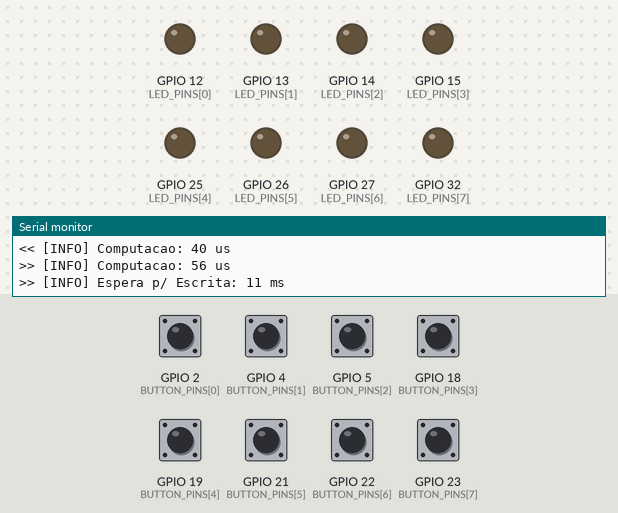
This sketch was run on a simulated ESP32. Shown: output pins drawn as LEDs (lit = HIGH), the last lines printed to the serial monitor. Inputs (shaded band) come from the test bench; at power-on: GPIO 2 (BUTTON_PINS[0]), GPIO 4 (BUTTON_PINS[1]), GPIO 5 (BUTTON_PINS[2]), GPIO 18 (BUTTON_PINS[3]), GPIO 19 (BUTTON_PINS[4]), GPIO 21 (BUTTON_PINS[5]), GPIO 22 (BUTTON_PINS[6]), GPIO 23 (BUTTON_PINS[7]) HIGH.

Above: at 1.2 s.
1.3 s: GPIO 2 (BUTTON_PINS[0]) pulled LOW for 0.15 s
At 1.4 s:
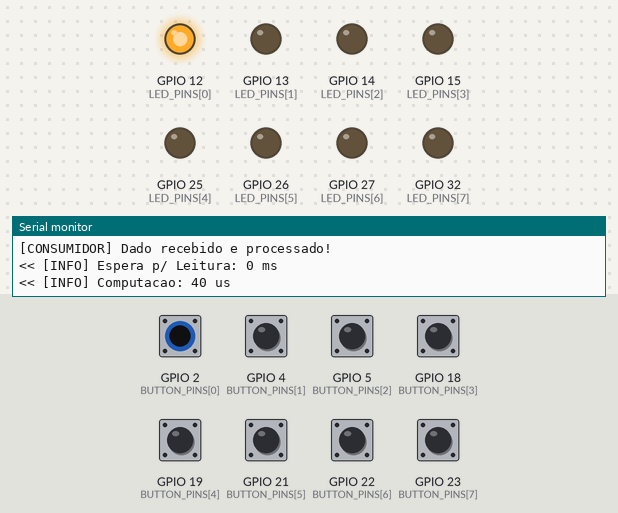
2.9 s: GPIO 4 (BUTTON_PINS[1]) pulled LOW for 0.15 s
At 3.01 s:
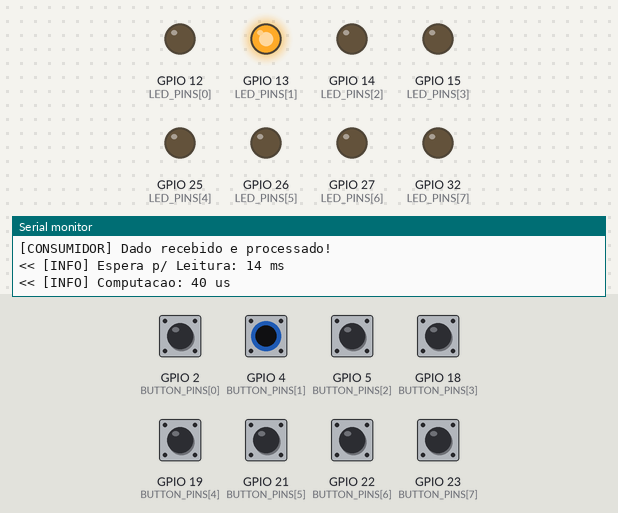
4.5 s: GPIO 5 (BUTTON_PINS[2]) pulled LOW for 0.15 s
At 4.62 s:
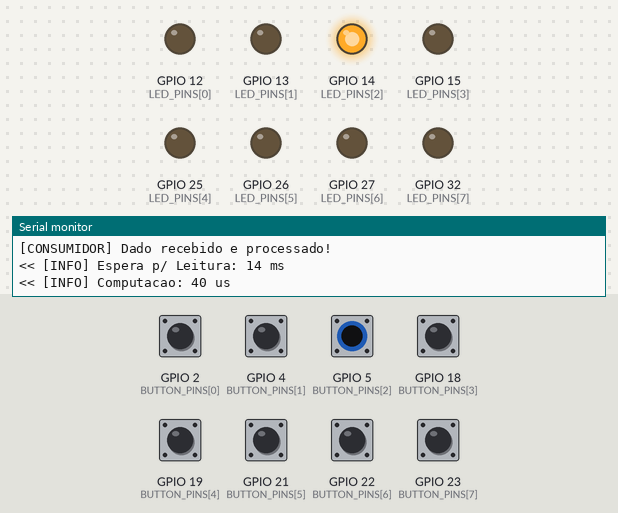
6.2 s: GPIO 18 (BUTTON_PINS[3]) pulled LOW for 0.15 s
At 6.8 s:
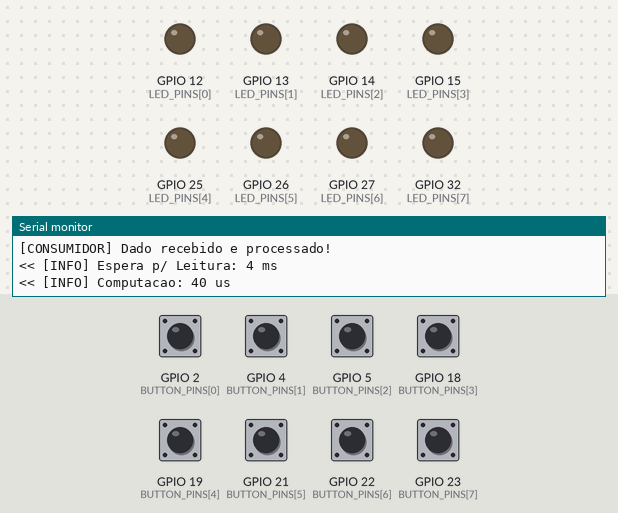
7.8 s: GPIO 19 (BUTTON_PINS[4]) pulled LOW for 0.15 s
At 7.89 s:
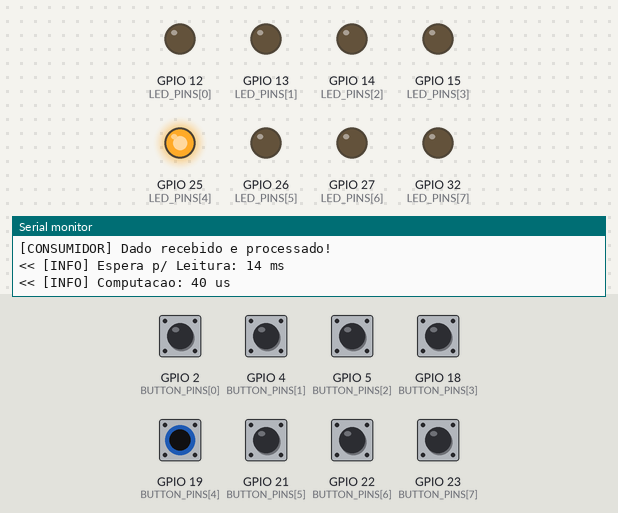
9.4 s: GPIO 21 (BUTTON_PINS[5]) pulled LOW for 0.15 s
At 9.5 s:
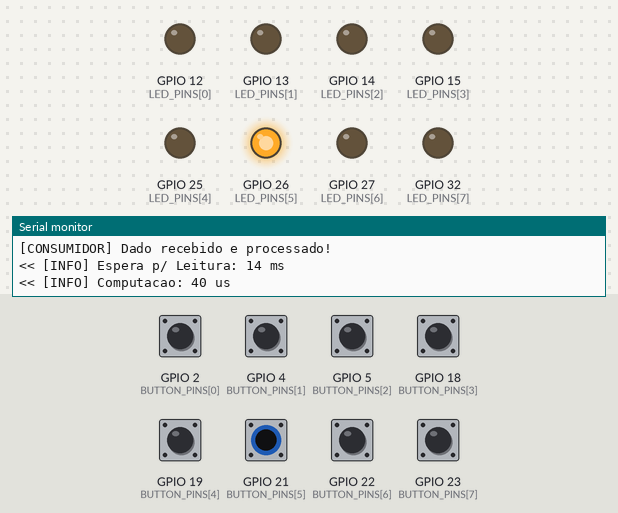
Timing chart, 0 to 12.0 s (numbered marks = the images above; inputs shaded):
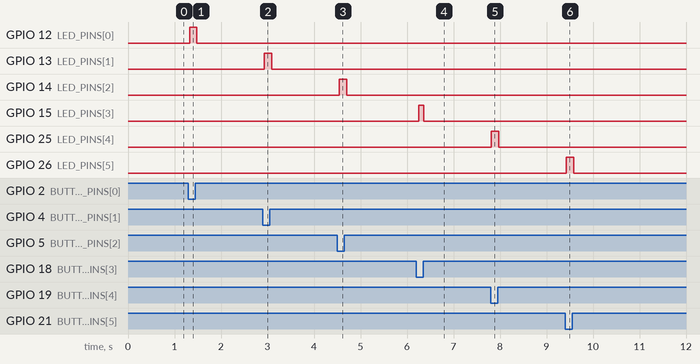

The sketch:

Atividade1.ino
```cpp
#include <Arduino.h>
#include "freertos/FreeRTOS.h"
#include "freertos/task.h"
#include "freertos/queue.h"

// ================= MAPEAMENTO DE PINOS =================
static const uint8_t BUTTON_PINS[8] = { 2, 4, 5, 18, 19, 21, 22, 23 };
static const uint8_t LED_PINS[8]    = { 12, 13, 14, 15, 25, 26, 27, 32 };

// ======================== FILA =========================
QueueHandle_t xQueue_LED;

// ================= TAREFA PRODUTORA ====================
void tarefa_Ler_botoes(void *pv) {
  uint8_t sLEDs = 0;
  uint8_t ultimoValor = 0xFF;

  for (;;) {
    // 1. MEDIÇÃO DO TEMPO DE COMPUTAÇÃO (Processamento)
    uint32_t iniComp = micros();

    sLEDs = 0;
    for (uint8_t i = 0; i < 8; i++) {
      if (digitalRead(BUTTON_PINS[i]) == LOW) sLEDs |= (1 << i);
    }

    uint32_t fimComp = micros();

    // Enviar apenas se houver mudança
    if (sLEDs != ultimoValor) {
      if (xQueue_LED != NULL) {

        // 2. MEDIÇÃO DO TEMPO DE ESPERA (Bloqueio da Fila)
        uint32_t iniWait = millis();

        Serial.println("\n[PRODUTOR] Tentando enviar para a fila...");

        // portMAX_DELAY: Se a fila encher, a tarefa trava aqui (Risco de Deadlock)
        if (xQueueSend(xQueue_LED, &sLEDs, portMAX_DELAY) == pdPASS) {
          uint32_t fimWait = millis();

          Serial.print(">> [INFO] Computacao: "); Serial.print(fimComp - iniComp); Serial.println(" us");
          Serial.print(">> [INFO] Espera p/ Escrita: "); Serial.print(fimWait - iniWait); Serial.println(" ms");
        }
      }
      ultimoValor = sLEDs;
    }
    vTaskDelay(pdMS_TO_TICKS(50));
  }
}

// ================= TAREFA CONSUMIDORA ==================
void LED_acende(void *pv) {
  uint8_t rLEDs = 0;

  for (;;) {
    if (xQueue_LED != NULL) {

      // 1. MEDIÇÃO DO TEMPO DE ESPERA (Leitura)
      uint32_t iniWait = millis();

      // Espera de 10 ticks conforme slide
      if (xQueueReceive(xQueue_LED, &rLEDs, (TickType_t)10) == pdPASS) {
        uint32_t fimWait = millis();

        // 2. MEDIÇÃO DO TEMPO DE COMPUTAÇÃO (Atualizar Hardware)
        uint32_t iniComp = micros();
        for (uint8_t i = 0; i < 8; i++) {
          digitalWrite(LED_PINS[i], (rLEDs & (1 << i)) ? HIGH : LOW);
        }
        uint32_t fimComp = micros();

        Serial.println("\n[CONSUMIDOR] Dado recebido e processado!");
        Serial.print("<< [INFO] Espera p/ Leitura: "); Serial.print(fimWait - iniWait); Serial.println(" ms");
        Serial.print("<< [INFO] Computacao: "); Serial.print(fimComp - iniComp); Serial.println(" us");

        // ATRASO PROPOSITAL: Ative para simular lentidão e ver a fila encher (e o produtor esperar)
        //vTaskDelay(pdMS_TO_TICKS(2000));
      }
    }
    vTaskDelay(pdMS_TO_TICKS(10));
  }
}

// ======================== SETUP =========================
void setup() {
  Serial.begin(115200);

  for (uint8_t i = 0; i < 8; i++) {
    pinMode(BUTTON_PINS[i], INPUT_PULLUP);
    pinMode(LED_PINS[i], OUTPUT);
    digitalWrite(LED_PINS[i], LOW);
  }

  // Fila tamanho 1 (Máximo risco de bloqueio/deadlock)
  xQueue_LED = xQueueCreate(1, sizeof(uint8_t));

  if (xQueue_LED == NULL) {
    Serial.println("Erro ao criar a fila!");
    while (true);
  }

  // Criação das tarefas
  xTaskCreate(tarefa_Ler_botoes, "Ler_Botoes", 2048, NULL, 1, NULL);
  xTaskCreate(LED_acende,       "LED_Acende",  2048, NULL, 1, NULL);

  Serial.println("Sistema Iniciado. Monitore os tempos abaixo:");
}

void loop() {}
```

Measured:
- after the input at 1.3 s, GPIO 12 (LED_PINS[0]): LOW → HIGH at once, → LOW 0.16 s later
- after the input at 2.9 s, GPIO 13 (LED_PINS[1]): LOW → HIGH at once, → LOW 0.16 s later
- after the input at 4.5 s, GPIO 14 (LED_PINS[2]): LOW → HIGH at once, → LOW 0.16 s later
- after the input at 6.2 s, GPIO 15 (LED_PINS[3]): LOW → HIGH after 0.05 s, → LOW 0.10 s later
- after the input at 7.8 s, GPIO 25 (LED_PINS[4]): LOW → HIGH at once, → LOW 0.16 s later
- after the input at 9.4 s, GPIO 26 (LED_PINS[5]): LOW → HIGH at once, → LOW 0.16 s later
